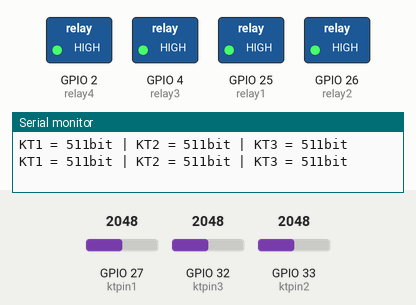
Bench run of a sketch on a simulated ESP32. On the bench: switched loads named in the sketch (green lamp = pin HIGH), the last lines printed to the serial monitor. The test bench sets the inputs (shaded band); at power-on: GPIO 27 (ktpin1) = 2048, GPIO 32 (ktpin3) = 2048, GPIO 33 (ktpin2) = 2048.

Above: at 2.2 s.
2.3 s: GPIO 27 (ktpin1) set to 2862
4.2 s: GPIO 27 (ktpin1) set to 2928
At 5.9 s:
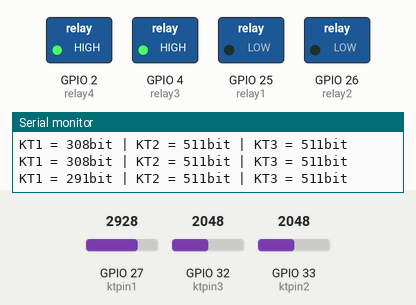
6.5 s: GPIO 32 (ktpin3) set to 2839
8.2 s: GPIO 32 (ktpin3) set to 2949
At 10.2 s:
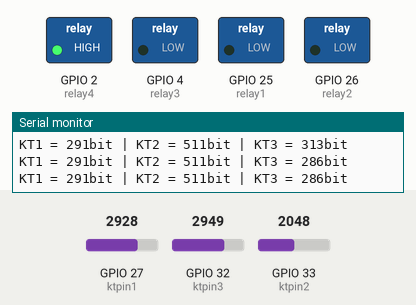
10.5 s: GPIO 33 (ktpin2) set to 2821
12.2 s: GPIO 33 (ktpin2) set to 2963
At 13.3 s:
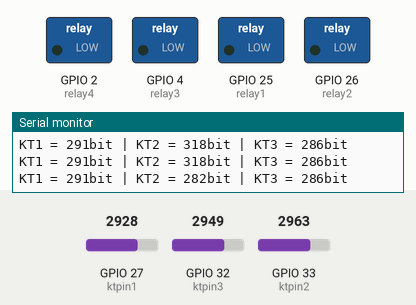
Timing chart, 0 to 15.2 s (numbered marks = the images above; inputs shaded):
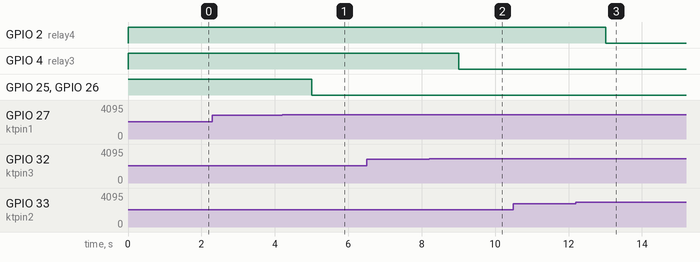

Measured:
- the behaviour switches between 2890 and 2891 on GPIO 27 (ktpin1) (found by bisection; images 0 and 1)
- the behaviour switches between 2890 and 2891 on GPIO 32 (ktpin3) (found by bisection; images 1 and 2)
- the behaviour switches between 2890 and 2891 on GPIO 33 (ktpin2) (found by bisection; images 2 and 3)
- after the input at 4.2 s, GPIO 25 (relay1), GPIO 26 (relay2): HIGH → LOW after 0.80 s
- after the input at 8.2 s, GPIO 4 (relay3): HIGH → LOW after 0.81 s
- after the input at 12.2 s, GPIO 2 (relay4): HIGH → LOW after 0.81 s

The sketch:

Kalibrasi_Sensor_Moisture_dan_Relay.ino
```cpp
#define ktpin1 27   // GPIO Pin 27 SoilMoisture Sensor ke-1
#define ktpin2 33   // GPIO Pin 35 SoilMoisture Sensor ke-2
#define ktpin3 32   // GPIO Pin 34 SoilMoisture Sensor ke-3
#define relay1 25    // GPIO Pin 5 Relay Channel ke-1
#define relay2 26   // GPIO Pin 18 Relay Channel ke-2
#define relay3 4   // GPIO Pin 19 Relay Channel ke-3
#define relay4 2   // GPIO Pin 23 Relay Channel ke-4

int soil1, soil2, soil3;

void setup() {
  pinMode(ktpin1, INPUT);     // Pin Sensor SoilMoisture 1 sebagai INPUT
  pinMode(ktpin2, INPUT);     // Pin Sensor SoilMoisture 2 sebagai INPUT
  pinMode(ktpin3, INPUT);     // Pin Sensor SoilMoisture 3 sebagai INPUT
  pinMode(relay1, OUTPUT);    //Pompa Air sebagai OUTPUT
  pinMode(relay2, OUTPUT);    //selenoid valve 1 sebagai OUTPUT
  pinMode(relay3, OUTPUT);    //selenoid valve 2 sebagai OUTPUT
  pinMode(relay4, OUTPUT);    //selenoid valve 3 sebagai OUTPUT
  digitalWrite(relay1, HIGH); // Keadaan Mati (Perkabelan menggunakan - Normally Open)
  digitalWrite(relay2, HIGH); // Keadaan Mati (Perkabelan menggunakan - Normally Open)
  digitalWrite(relay3, HIGH); // Keadaan Mati (Perkabelan menggunakan - Normally Open)
  digitalWrite(relay4, HIGH); // Keadaan Mati (Perkabelan menggunakan - Normally Open)
  delay(1000);
  Serial.begin(115200);
  digitalWrite(relay1, HIGH); // Keadaan Mati (Perkabelan menggunakan - Normally Open)
  digitalWrite(relay2, HIGH); // Keadaan Mati (Perkabelan menggunakan - Normally Open)
  digitalWrite(relay3, HIGH); // Keadaan Mati (Perkabelan menggunakan - Normally Open)
  digitalWrite(relay4, HIGH); // Keadaan Mati (Perkabelan menggunakan - Normally Open)
}

void loop() {
  getSoil1();
  getSoil2();
  getSoil3();
  getSoil4();
  Serial.println();
  delay(1000);
}

void getSoil1() {
  soil1 = analogRead(ktpin1);
  soil1 = map(soil1, 4095, 0, 0, 1023);
  Serial.print("KT1 = ");
  Serial.print(soil1);
  Serial.print("bit | ");
  if (soil1 <= 300) {
    digitalWrite(relay2, LOW); //selenoid1 ON
  }
  else  {
    digitalWrite(relay2, HIGH); //selenoid1 OFF
  }
}
//=====================================================================

void getSoil2() {
  soil2 = analogRead(ktpin2);
  soil2 = map(soil2, 4095, 0, 0, 1023);
  Serial.print("KT2 = ");
  Serial.print(soil2);
  Serial.print("bit | ");
  if (soil2 <= 300) {
    digitalWrite(relay4, LOW); //selenoid2 ON
  }
  else  {
    digitalWrite(relay4, HIGH); //selenoid2 ON
  }
}
//=====================================================================

void getSoil3() {
  soil3 = analogRead(ktpin3);
  soil3 = map(soil3, 4095, 0, 0, 1023);
  Serial.print("KT3 = ");
  Serial.print(soil3);
  Serial.print("bit");
  if (soil3 <= 300) {
    digitalWrite(relay3, LOW); //selenoid3 ON
  }
  else  {
    digitalWrite(relay3, HIGH); //selenoid3 OFF
  }
}
//=====================================================================

void getSoil4() {
  if (soil1 <= 300 || soil2 <= 300 || soil3 <= 300) {
    digitalWrite(relay1, LOW);//pompa ON
  }
  else {
    digitalWrite(relay1, HIGH); //pompa OFF
  }
}
//=====================================================================
```
